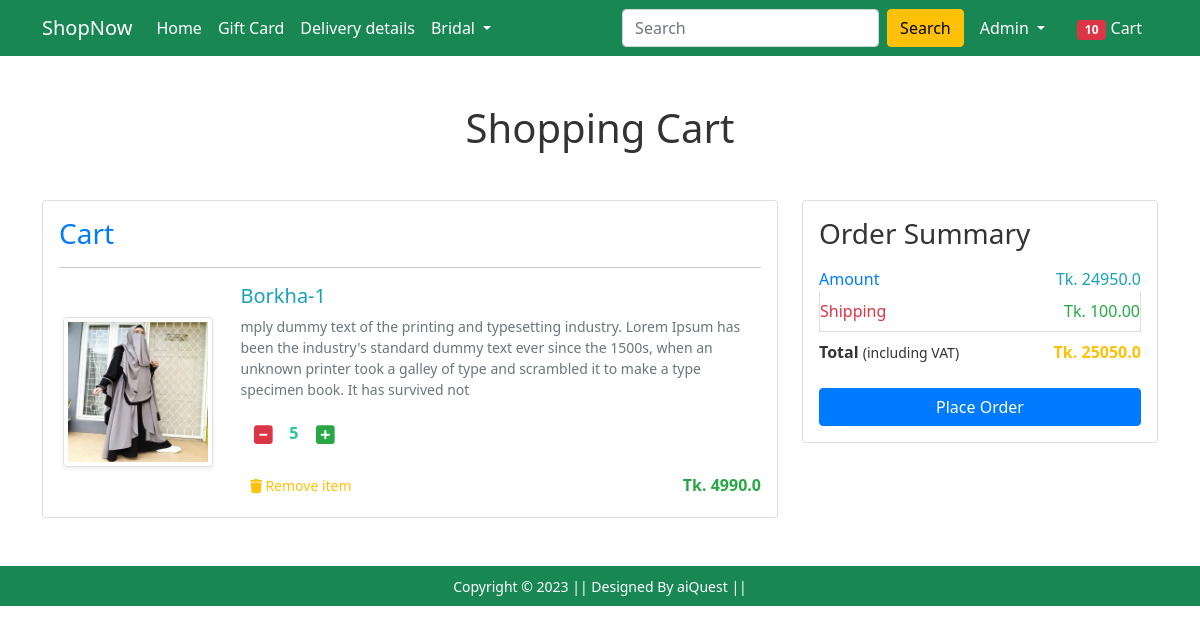
The app's page /cart/ (signed in), older data.
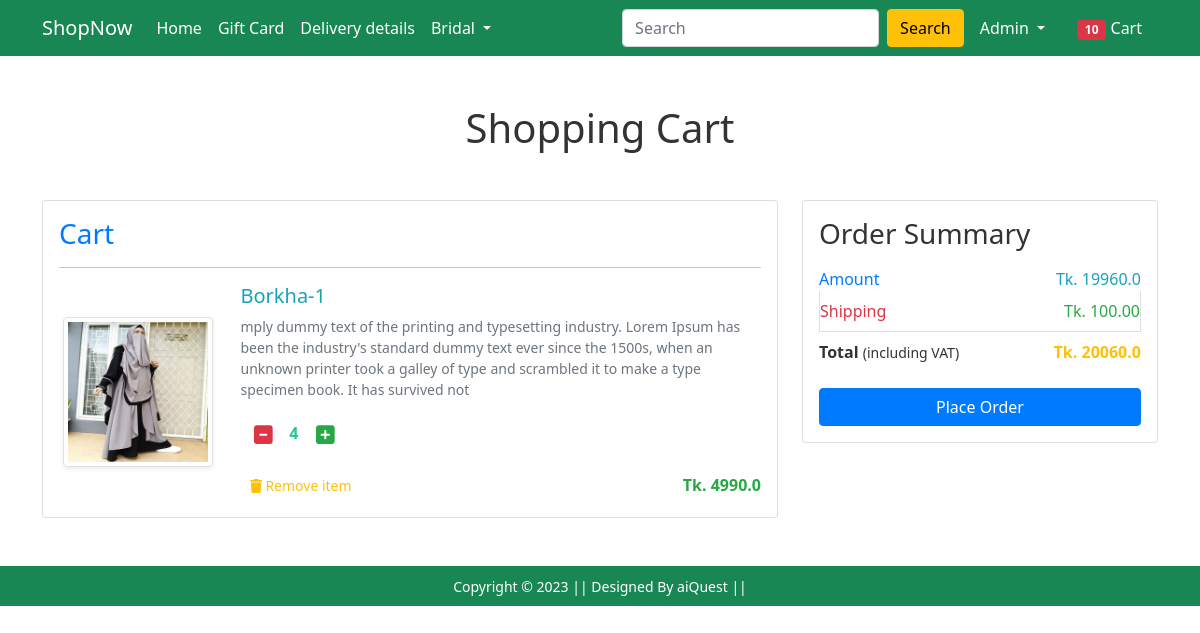
The same page, newer data.
### Shop/models.py (models this page shows, shortened)
class Cart(models.Model):
    user = models.ForeignKey(User, on_delete=models.CASCADE)
    product = models.ForeignKey(Product, on_delete=models.CASCADE)
    quantity = models.PositiveIntegerField(default=1)

class Product(models.Model):
    title = models.CharField(max_length=100)
    selling_price = models.FloatField()
    discounted_price = models.FloatField()
    description = models.TextField()
    brand = models.CharField(max_length=100)
    category = models.CharField(choices=CATEGORY_CHOICES,max_length=2)
    product_image = models.ImageField(upload_to='productimg')

### Shop/views.py (the view)
# urls.py: path('cart/', views.show_cart, name='showcart'),
@login_required
def show_cart(request):
   if request.user.is_authenticated:
      user = request.user
      cart = Cart.objects.filter(user=user)
      amount = 0.0
      shipping_amount = 100.0
      total = 0.0
      cart_product = [p for p in Cart.objects.all() if p.user==user]
      if cart_product:
         for p in cart_product:
            tempamount = (p.quantity * p.product.discounted_price)
            amount += tempamount
            totalamount = amount + shipping_amount
         return render(request, 'Shop/addtocart.html', {'carts':cart, 'totalamount':totalamount,'amount':amount })
      else:
         return render(request, 'Shop/emptycart.html')

### Shop/templates/Shop/addtocart.html (shortened to what this page needs)
{% extends 'Shop/base.html' %}
{% load static %}
{% block main-content %}
<div class="container my-5">
    <div class="row">
        <h1 class="text-center mb-5" style="color: #333;">Shopping Cart</h1>
        <div class="col-sm-8">
            <div class="card">
                <div class="card-body">
                    <h3 style="color: #007bff;">Cart</h3>
                    {% for cart in carts %}
                    <hr>
                    <div class="row">
                        <div class="col-sm-3 text-center align-self-center">
                            <img src="{{cart.product.product_image.url}}" alt="" class="img-fluid img-thumbnail shadow-sm" height="150" width="150">
                        </div>
                        <div class="col-sm-9">
                            <div>
                                <h5 style="color: #17a2b8;">{{cart.product.title}}</h5>
                                <p class="mb-2 small" style="color: #6c757d;">{{cart.product.description}}</p>
                                <div class="my-3">
                                    <a class="minus-cart btn" pid="{{cart.product.id}}" style="color: #dc3545;">
                                        <i class="fas fa-minus-square fa-lg"></i>
                                    </a>
                                    <span id="quantity" style="color: #20c997; font-weight: bold;">{{cart.quantity}}</span>
                                    <a class="plus-cart btn" pid="{{cart.product.id}}" style="color: #28a745;">
                                        <i class="fas fa-plus-square fa-lg"></i>
                                    </a>
                                </div>
                                <div class="d-flex justify-content-between align-items-center">
                                    <a class="remove-cart btn btn-sm" pid="{{cart.product.id}}" style="color: #ffc107;">
                                        <i class="fas fa-trash"></i> Remove item
                                    </a>
                                    <p class="mb-0"><span style="color: #28a745; font-weight: bold;">Tk. {{cart.product.discounted_price}}</span></p>
                                </div>
                            </div>
                        </div>
                    </div>
                    {% endfor %}
                </div>
            </div>
        </div>
        <div class="col-sm-4">
            <div class="card off_cart">
                <div class="card-body">
                    <h3 style="color: #333;">Order Summary</h3>
                    <ul class="list-group">
                        <li class="list-group-item d-flex justify-content-between align-items-center border-0 px-0 pb-0" style="color: #007bff;">
                            Amount<span style="color: #17a2b8;">Tk. <span id="amount">{{amount}}</span></span>
                        </li>
                        <li class="list-group-item d-flex justify-content-between align-items-center px-0" style="color: #dc3545;">
                            Shipping<span style="color: #28a745;">Tk. 100.00</span>
                        </li>
                        <li class="list-group-item d-flex justify-content-between align-items-center border-0 px-0 mb-3">
                            <div style="color: #333;">
                                <strong>Total</strong> <small>(including VAT)</small>
                            </div>
                            <span style="color: #ffc107;"><strong>Tk. <span id="totalamount">{{totalamount}}</span></strong></span>
                        </li>
                    </ul>
                    <div class="d-grid">
                        <a href="{% url 'checkout' %}" class="btn btn-primary" style="background-color: #007bff; border-color: #007bff; color: #fff;">Place Order</a>
                    </div>
                </div>
            </div>
        </div>
    </div>
</div>
{% endblock main-content %}

### Shop/templates/Shop/base.html (shortened to what this page needs)
<!doctype html>
{% load static %}
<html lang="en">
<head>
    <link href="https://cdn.jsdelivr.net/npm/bootstrap@5.0.0-beta1/dist/css/bootstrap.min.css" rel="stylesheet"
>
    <link rel="stylesheet" href="{% static 'Shop/css/owl.carousel.min.css' %}">
    <link rel="stylesheet" href="{% static 'Shop/css/all.min.css' %}">
    <link rel="stylesheet" href="{% static 'Shop/css/style.css' %}">
    <link rel="stylesheet" href="{% static 'Shop/css/order.css' %}">
</head>
<body>
    <nav class="navbar navbar-expand-lg navbar-dark bg-success">
        <div class="container">
            <a class="navbar-brand" href="/">ShopNow</a>
            <div class="collapse navbar-collapse" id="navbarSupportedContent">
                <ul class="navbar-nav me-auto mb-2 mb-lg-0">
                    <li class="nav-item">
                        <a class="nav-link active" aria-current="page" href="/">Home</a>
                    </li>
                    <li class="nav-item">
                        <a class="nav-link active" aria-current="page" href="#">Gift Card</a>
                    </li>
                    <li class="nav-item">
                        <a class="nav-link active" aria-current="page" href="#">Delivery details</a>
                    </li>
                    <li class="nav-item dropdown">
                        <a class="nav-link dropdown-toggle text-white" href="#" id="electronicsDropdown" role="button"
                            data-bs-toggle="dropdown" aria-expanded="false">
                            Bridal
                        </a>
                    </li>
                </ul>
                <form class="d-flex">
                    <input class="form-control me-2" type="search" placeholder="Search" aria-label="Search">
                    <button class="btn btn-warning" type="submit">Search</button>
                </form>
                <div>
                    <ul class="navbar-nav me-auto mb-2 mb-lg-0">
                        {% if request.user.is_authenticated %}
                        <li class="nav-item dropdown mx-2">
                            <a class="nav-link dropdown-toggle text-white" href="#" id="profileDropdown" role="button"
                                data-bs-toggle="dropdown" aria-expanded="false">
                                {{request.user.username|capfirst}}
                            </a>
                        </li>
                        <li class="nav-item mx-2">
                            <a href="{% url 'showcart' %}" class="nav-link text-white"><span
                                    class="badge bg-danger">10</span> Cart </a>
                        </li>
                        {% endif %}
                    </ul>
                </div>
            </div>
        </div>
    </nav>
    {% block main-content %} {% endblock main-content %}
    <footer class="container-fluid bg-success text-center p-2 mt-5">
        <small class="text-white">Copyright &copy; 2023 || Designed By aiQuest || </small>
    </footer>
</body>
</html>

Row changes from the older to the newer data that the page shows:
changed Cart "Borkha-1": quantity "5" → "4"
Text that changed along with them:
{{ amount }}: "24950.0" → "19960.0"
{{ totalamount }}: "25050.0" → "20060.0"
